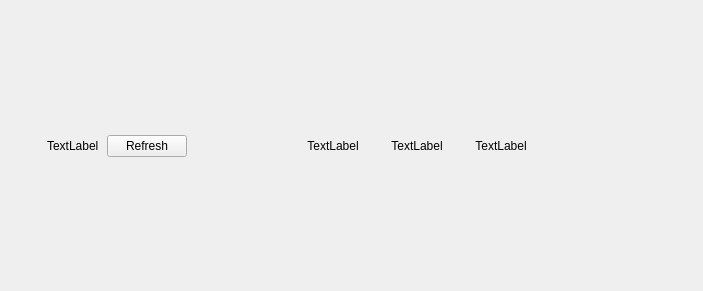
<?xml version="1.0" encoding="UTF-8"?>
<ui version="4.0">
 <class>HeaderWidget</class>
 <widget class="BackgroundWidget" name="HeaderWidget">
  <property name="geometry">
   <rect>
    <x>0</x>
    <y>0</y>
    <width>703</width>
    <height>291</height>
   </rect>
  </property>
  <property name="windowTitle">
   <string notr="true">Form</string>
  </property>
  <layout class="QVBoxLayout" name="verticalLayout_2">
   <property name="spacing">
    <number>0</number>
   </property>
   <property name="leftMargin">
    <number>32</number>
   </property>
   <property name="topMargin">
    <number>16</number>
   </property>
   <property name="rightMargin">
    <number>32</number>
   </property>
   <property name="bottomMargin">
    <number>16</number>
   </property>
   <item>
    <spacer name="verticalSpacer">
     <property name="orientation">
      <enum>Qt::Vertical</enum>
     </property>
     <property name="sizeHint" stdset="0">
      <size>
       <width>20</width>
       <height>1</height>
      </size>
     </property>
    </spacer>
   </item>
   <item>
    <layout class="QHBoxLayout" name="horizontalLayout">
     <property name="spacing">
      <number>8</number>
     </property>
     <property name="margin">
      <number>0</number>
     </property>
     <item>
      <widget class="QLabel" name="iconLabel">
       <property name="text">
        <string/>
       </property>
      </widget>
     </item>
     <item>
      <widget class="QLabel" name="captionLabel">
       <property name="text">
        <string notr="true">TextLabel</string>
       </property>
       <property name="alignment">
        <set>Qt::AlignLeading|Qt::AlignLeft|Qt::AlignVCenter</set>
       </property>
      </widget>
     </item>
     <item>
      <widget class="ImageButton" name="refreshButton">
       <property name="text">
        <string>Refresh</string>
       </property>
      </widget>
     </item>
     <item>
      <spacer name="horizontalSpacer">
       <property name="orientation">
        <enum>Qt::Horizontal</enum>
       </property>
       <property name="sizeType">
        <enum>QSizePolicy::MinimumExpanding</enum>
       </property>
       <property name="sizeHint" stdset="0">
        <size>
         <width>40</width>
         <height>20</height>
        </size>
       </property>
      </spacer>
     </item>
     <item>
      <widget class="ClickableLabel" name="anchor1Label">
       <property name="text">
        <string notr="true">TextLabel</string>
       </property>
       <property name="alignment">
        <set>Qt::AlignCenter</set>
       </property>
      </widget>
     </item>
     <item>
      <spacer name="horizontalSpacer_3">
       <property name="orientation">
        <enum>Qt::Horizontal</enum>
       </property>
       <property name="sizeType">
        <enum>QSizePolicy::Fixed</enum>
       </property>
       <property name="sizeHint" stdset="0">
        <size>
         <width>24</width>
         <height>20</height>
        </size>
       </property>
      </spacer>
     </item>
     <item>
      <widget class="ClickableLabel" name="anchor2Label">
       <property name="text">
        <string notr="true">TextLabel</string>
       </property>
       <property name="alignment">
        <set>Qt::AlignCenter</set>
       </property>
      </widget>
     </item>
     <item>
      <spacer name="horizontalSpacer_4">
       <property name="orientation">
        <enum>Qt::Horizontal</enum>
       </property>
       <property name="sizeType">
        <enum>QSizePolicy::Fixed</enum>
       </property>
       <property name="sizeHint" stdset="0">
        <size>
         <width>24</width>
         <height>20</height>
        </size>
       </property>
      </spacer>
     </item>
     <item>
      <widget class="ClickableLabel" name="anchor3Label">
       <property name="text">
        <string notr="true">TextLabel</string>
       </property>
       <property name="alignment">
        <set>Qt::AlignCenter</set>
       </property>
      </widget>
     </item>
     <item>
      <spacer name="horizontalSpacer_2">
       <property name="orientation">
        <enum>Qt::Horizontal</enum>
       </property>
       <property name="sizeHint" stdset="0">
        <size>
         <width>40</width>
         <height>20</height>
        </size>
       </property>
      </spacer>
     </item>
     <item>
      <spacer name="balanceSpacer">
       <property name="orientation">
        <enum>Qt::Horizontal</enum>
       </property>
       <property name="sizeType">
        <enum>QSizePolicy::Fixed</enum>
       </property>
       <property name="sizeHint" stdset="0">
        <size>
         <width>32</width>
         <height>20</height>
        </size>
       </property>
      </spacer>
     </item>
    </layout>
   </item>
   <item>
    <spacer name="verticalSpacer_2">
     <property name="orientation">
      <enum>Qt::Vertical</enum>
     </property>
     <property name="sizeHint" stdset="0">
      <size>
       <width>20</width>
       <height>1</height>
      </size>
     </property>
    </spacer>
   </item>
  </layout>
 </widget>
 <customwidgets>
  <customwidget>
   <class>BackgroundWidget</class>
   <extends>QWidget</extends>
   <header>widgets/BackgroundWidget.h</header>
   <container>1</container>
  </customwidget>
  <customwidget>
   <class>ClickableLabel</class>
   <extends>QLabel</extends>
   <header>widgets/ClickableLabel.h</header>
  </customwidget>
  <customwidget>
   <class>ImageButton</class>
   <extends>QPushButton</extends>
   <header>widgets/ImageButton.h</header>
  </customwidget>
 </customwidgets>
 <resources/>
 <connections/>
</ui>
